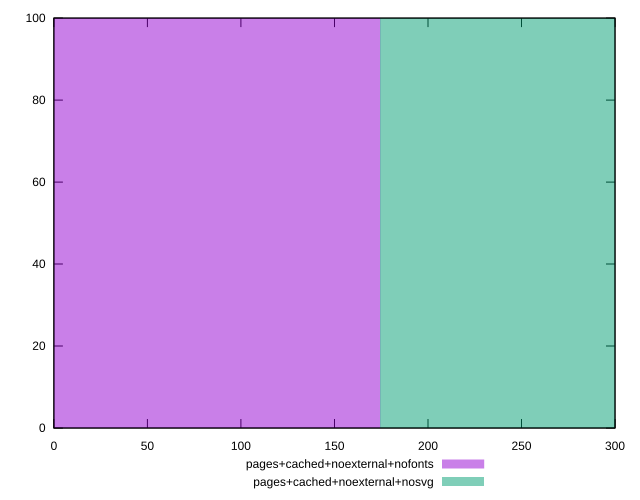

This figure's gnuplot source:
reset

$pagesCachedNoexternalNofonts <<EOF
0 100
EOF

$pagesCachedNoexternalNosvg <<EOF
349.01414899532614 100
EOF

set key outside below
set boxwidth 349.01414899532614
set xrange [0:300]
set yrange [0:100]
set style fill transparent solid 0.5 noborder
set terminal svg size 640, 500 enhanced background rgb 'white'
set output "report_00007_2020-12-11T15:55:29.892Z/unused-css-rules/comparison/histogram/6_vs_7.svg"

plot $pagesCachedNoexternalNofonts title "pages+cached+noexternal+nofonts" with boxes, \
     $pagesCachedNoexternalNosvg title "pages+cached+noexternal+nosvg" with boxes

reset
